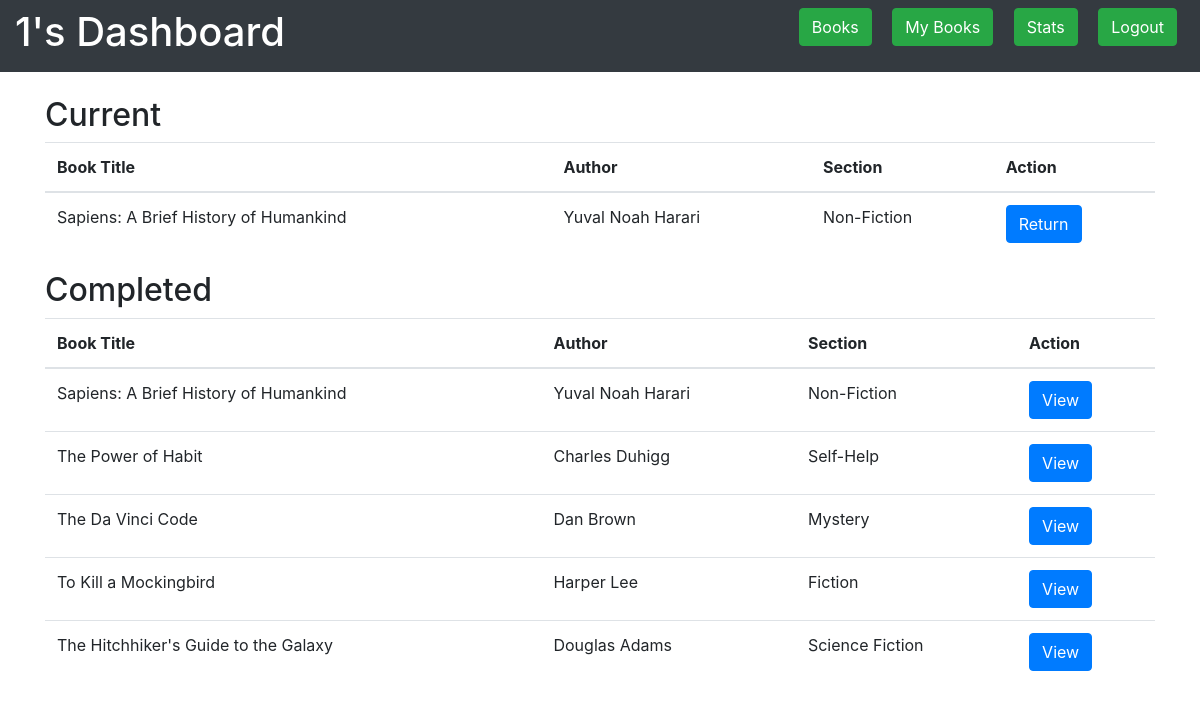
The page /users/1/userDashboard/myBooks on the database its author committed.
### tables this page shows
CREATE TABLE books (
                       id INTEGER PRIMARY KEY,
                       title TEXT NOT NULL,
                       author TEXT NOT NULL,
                       book_section INTEGER NOT NULL,
                       FOREIGN KEY (book_section) REFERENCES sections (id)
);

CREATE TABLE sections (
                          id INTEGER PRIMARY KEY,
                          title TEXT NOT NULL,
                          date_created TEXT NOT NULL,
                          description TEXT
);

### app/routes/user_routes.py (the view)
@user_bp.route('/users/<string:user_id>/userDashboard/myBooks',methods=['GET'])
def user_dashboard_my_books(user_id):
    my_completed_books_list = get_my_books_completed(user_id)
    my_current_books_list = get_my_books_current(user_id)
    return render_template('user_dashboard_my_books.html',user_id=user_id,my_completed_books=my_completed_books_list,my_current_books=my_current_books_list)

### app/services/books.py (called while the page is built)
def get_my_books_current(user_id):
    con = sqlite3.connect(DB_PATH)
    cur = con.cursor()
    cur.row_factory = sqlite3.Row
    cur.execute(
        "SELECT books.title,books.author,sections.title as section_name FROM user_books INNER JOIN books on books.id = user_books.book_id INNER JOIN sections on books.book_section = sections.id where user_books.user_id=? and returned_on is NULL",
        (user_id,))
    data = cur.fetchall()
    return data
    con.commit()
    con.close()

def get_my_books_completed(user_id):
    con = sqlite3.connect(DB_PATH)
    cur = con.cursor()
    cur.row_factory = sqlite3.Row
    cur.execute(
        "SELECT books.title,books.author,sections.title as section_name FROM user_books INNER JOIN books on books.id = user_books.book_id INNER JOIN sections on books.book_section = sections.id where user_books.user_id=? and returned_on is NOT NULL",
        (user_id,))
    data = cur.fetchall()
    return data
    con.commit()
    con.close()

### app/templates/user_dashboard_my_books.html (shortened to what this page needs)
<!DOCTYPE html>
<html lang="en">
<head>
    <link rel="stylesheet" href="https://stackpath.bootstrapcdn.com/bootstrap/4.5.2/css/bootstrap.min.css">
</head>
<body>
<div class="container-fluid bg-dark text-white py-2 header">
    <div class="row">
        <div class="col">
            <h1>{{ user_id }}'s Dashboard</h1>
        </div>
        <div class="col text-right">
            <form action="/users/{{ user_id }}/userDashboard/books" method="get" class="d-inline">
                <button type="submit" class="btn btn-success mx-2">Books</button>
            </form>
            <form action="/users/{{ user_id }}/userDashboard/myBooks" method="get" class="d-inline">
                <button type="submit" class="btn btn-success mx-2">My Books</button>
            </form>
            <form action="/users/{{ user_id }}/userDashboard/stats" method="get" class="d-inline">
                <button type="submit" class="btn btn-success mx-2">Stats</button>
            </form>
            <form action="/" method="get" class="d-inline">
                <button type="submit" class="btn btn-success mx-2">Logout</button>
            </form>
        </div>
    </div>
</div>
<div class="container mt-4">
    <h2>Current</h2>
    <table class="table">
        <thead>
        <tr>
            <th>Book Title</th>
            <th>Author</th>
            <th>Section</th>
            <th>Action</th>
        </tr>
        </thead>
        <tbody>
        {% for book in my_current_books %}
            <tr>
                <td>{{ book.title }}</td>
                <td>{{ book.author }}</td>
                <td>{{ book.section_name }}</td>
                <td>
                    <form action="/users/{{ user_id }}/userDashboard/myBooks/return" method="post">
                        <button type="submit" class="btn btn-primary">Return</button>
                    </form>
                </td>
            </tr>
        {% endfor %}
        </tbody>
    </table>
    <h2>Completed</h2>
    <table class="table">
        <thead>
        <tr>
            <th>Book Title</th>
            <th>Author</th>
            <th>Section</th>
            <th>Action</th>
        </tr>
        </thead>
        <tbody>
        {% for book in my_completed_books %}
            <tr>
                <td>{{ book.title }}</td>
                <td>{{ book.author }}</td>
                <td>{{ book.section_name }}</td>
                <td><button class="btn btn-primary">View</button></td>
            </tr>
        {% endfor %}
        </tbody>
    </table>
</div>
</body>
</html>

### app/templates/user_dashboard_my_books.html (style rules this page uses)
.header { padding-top: 20px; }

### rows shown on the page
books: title "Sapiens: A Brief History of Humankind", author "Yuval Noah Harari", section_name "Non-Fiction"
books: title "The Power of Habit", author "Charles Duhigg", section_name "Self-Help"
books: title "The Da Vinci Code", author "Dan Brown", section_name "Mystery"
books: title "To Kill a Mockingbird", author "Harper Lee", section_name "Fiction"
books: title "The Hitchhiker's Guide to the Galaxy", author "Douglas Adams", section_name "Science Fiction"

### other values the page prints
{{ user_id }} "1"
